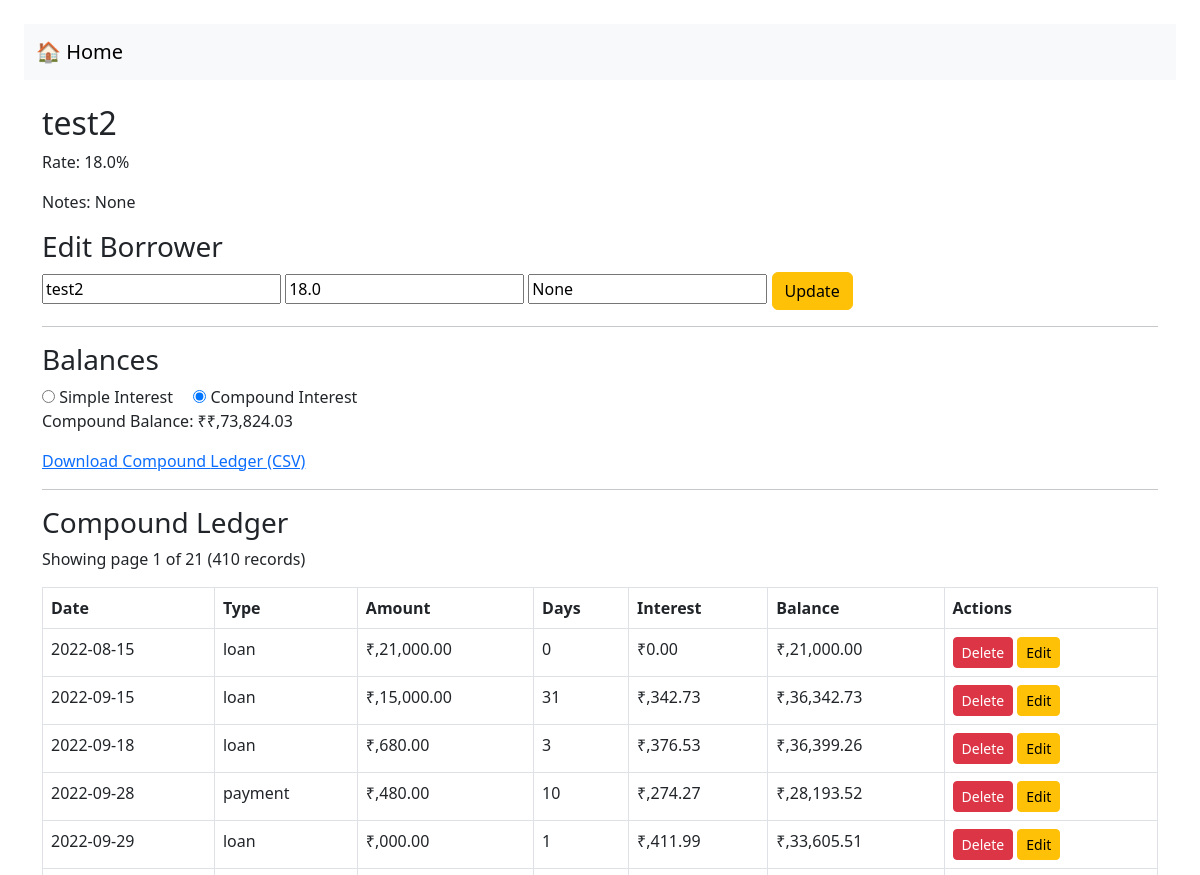
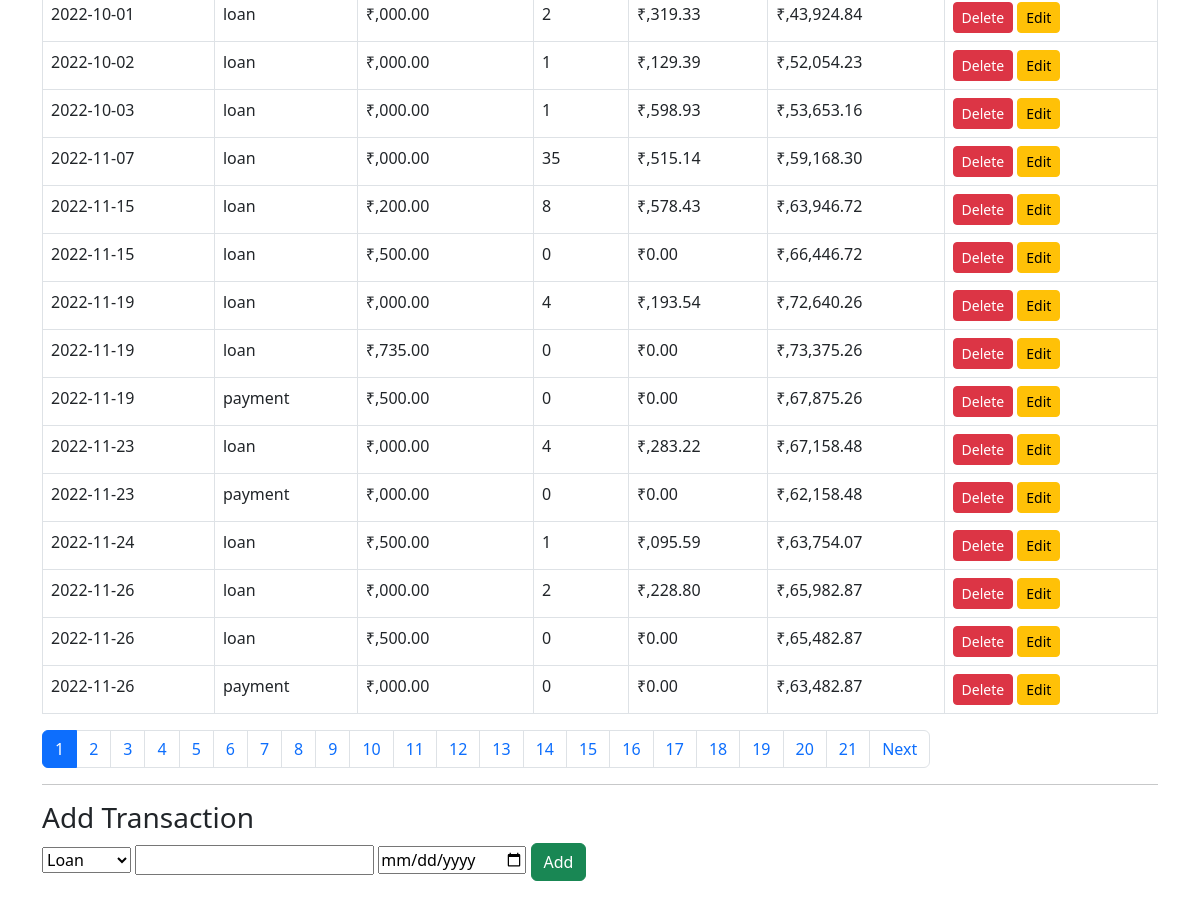
Page /borrower/1 on the committed database (2 pictures, top to bottom).
### models.py (models this page shows)
class Borrower(db.Model):
    id = db.Column(db.Integer, primary_key=True)
    name = db.Column(db.String(120), nullable=False)
    rate = db.Column(db.Float, default=12.0)  # annual % rate
    notes = db.Column(db.Text)
    preferred_mode = db.Column(db.String(20), default="simple")
    transactions = db.relationship("Transaction", backref="borrower", lazy=True)

class Transaction(db.Model):
    id = db.Column(db.Integer, primary_key=True)
    borrower_id = db.Column(db.Integer, db.ForeignKey("borrower.id"), nullable=False)
    type = db.Column(db.String(20), nullable=False)  # "loan" or "payment"
    amount = db.Column(db.Float, nullable=False)
    date = db.Column(db.DateTime, default=datetime.utcnow)

### app.py (the view)
@app.route("/borrower/<int:id>")
def borrower_detail(id):
    borrower = Borrower.query.get_or_404(id)
    mode = request.args.get("mode")
    if mode in ["simple", "compound"]:
        borrower.preferred_mode = mode
        db.session.commit()
    else:
        mode = borrower.preferred_mode or "simple"
    if mode == "compound":
        balance, ledger = calculate_running_compound_balance(borrower)
    else:
        balance, ledger = calculate_running_simple_balance(borrower)
    per_page = 20
    page = int(request.args.get("page", 1))
    total = len(ledger)
    total_pages = (total + per_page - 1) // per_page
    start = (page - 1) * per_page
    end = start + per_page
    ledger_display = ledger[start:end]
    return render_template(
        "borrower.html",
        borrower=borrower,
        mode=mode,
        balance=balance,
        ledger=ledger_display,
        page=page,
        total_pages=total_pages,
        total=total
    )

### app.py (called while the page is built)
def format_inr(value):
    try:
        value = float(value)
    except (ValueError, TypeError):
        return value
    s = str(int(value))
    last3 = s[-3:]
    rest = s[:-3]
    if rest != '':
        rest = ",".join([rest[i - 2:i] for i in range(len(rest) % 2, len(rest), 2)])
        s = rest + "," + last3
    else:
        s = last3
    decimals = f"{value:.2f}".split(".")[1]
    return f"₹{s}.{decimals}"

### templates/borrower.html (shortened to what this page needs)
{% extends "base.html" %}
{% block content %}
<h2>{{ borrower.name }}</h2>
<p>Rate: {{ borrower.rate }}%</p>
<p>Notes: {{ borrower.notes }}</p>
<h3>Edit Borrower</h3>
<form method="post" action="{{ url_for('edit_borrower', id=borrower.id) }}">
  <input type="text" name="name" value="{{ borrower.name }}" required>
  <input type="number" name="rate" step="0.01" value="{{ borrower.rate }}" required>
  <input type="text" name="notes" value="{{ borrower.notes }}">
  <button type="submit" class="btn btn-warning">Update</button>
</form>
<hr>
<h3>Balances</h3>
<form method="get" action="{{ url_for('borrower_detail', id=borrower.id) }}">
  <label class="me-3">
    <input type="radio" name="mode" value="simple" {% if mode == 'simple' %}checked{% endif %} onchange="this.form.submit()"> Simple Interest
  </label>
  <label>
    <input type="radio" name="mode" value="compound" {% if mode == 'compound' %}checked{% endif %} onchange="this.form.submit()"> Compound Interest
  </label>
</form>
<p>{{ mode|capitalize }} Balance: ₹{{ balance|inr }}</p>
<a href="{{ url_for('export_csv', id=borrower.id, mode=mode) }}">Download {{ mode|capitalize }} Ledger (CSV)</a>
<hr>
<h3>{{ mode|capitalize }} Ledger</h3>
<p>Showing page {{ page }} of {{ total_pages }} ({{ total }} records)</p>
<table class="table table-bordered">
  <tr>
    <th>Date</th><th>Type</th><th>Amount</th><th>Days</th><th>Interest</th><th>Balance</th><th>Actions</th>
  </tr>
  {% for row in ledger %}
  <tr>
    <td>{{ row.date }}</td>
    <td>{{ row.type }}</td>
    <td>{{ row.amount|inr }}</td>
    <td>{{ row.days }}</td>
    <td>{{ row.interest|inr }}</td>
    <td>{{ row.balance|inr }}</td>
    <td>
      {% if row.type != 'accrual' %}
      <form method="post" action="{{ url_for('delete_transaction', txn_id=row.id, borrower_id=borrower.id) }}" style="display:inline;">
        <button type="submit" class="btn btn-danger btn-sm" onclick="return confirm('Delete this transaction?');">Delete</button>
      </form>
      <button class="btn btn-warning btn-sm" data-bs-toggle="modal" data-bs-target="#editModal{{ row.id }}">Edit</button>
      {% endif %}
    </td>
  </tr>
  {% endfor %}
</table>
<nav>
  <ul class="pagination">
    {% for p in range(1, total_pages+1) %}
      <li class="page-item {% if p == page %}active{% endif %}">
        <a class="page-link" href="{{ url_for('borrower_detail', id=borrower.id, page=p, mode=mode) }}">{{ p }}</a>
      </li>
    {% endfor %}
    {% if page < total_pages %}
      <li class="page-item">
        <a class="page-link" href="{{ url_for('borrower_detail', id=borrower.id, page=page+1, mode=mode) }}">Next</a>
      </li>
    {% endif %}
  </ul>
</nav>
<hr>
<h3>Add Transaction</h3>
<form method="post" action="{{ url_for('add_transaction', id=borrower.id) }}">
  <select name="type">
    <option value="loan">Loan</option>
  </select>
  <input type="number" name="amount" step="0.01" required>
  <input type="date" name="date">
  <button type="submit" class="btn btn-success">Add</button>
</form>
{% endblock %}

### templates/base.html (shortened to what this page needs)
<!doctype html>
<html>
<head>
  <link rel="stylesheet" href="https://cdn.jsdelivr.net/npm/bootstrap@5.3.0/dist/css/bootstrap.min.css">
</head>
<body class="p-4">
  <nav class="navbar navbar-expand-lg navbar-light bg-light mb-4">
    <div class="container-fluid">
      <a class="navbar-brand" href="{{ url_for('dashboard') }}">🏠 Home</a>
    </div>
  </nav>
  <div class="container">
    {% block content %}{% endblock %}
  </div>
</body>
</html>

### rows in the picture
Borrower: name "test2", rate "18.0", notes "None", preferred_mode "☐ Simple Interest", preferred_mode "☑ Compound Interest", preferred_mode "Compound"
Transaction: date "2022-08-15", type "loan", amount|inr "₹,21,000.00", days "0", interest|inr "₹0.00", balance|inr "₹,21,000.00"
Transaction: date "2022-09-15", type "loan", amount|inr "₹,15,000.00", days "31", interest|inr "₹,342.73", balance|inr "₹,36,342.73"
Transaction: date "2022-09-18", type "loan", amount|inr "₹,680.00", days "3", interest|inr "₹,376.53", balance|inr "₹,36,399.26"
Transaction: date "2022-09-28", type "payment", amount|inr "₹,480.00", days "10", interest|inr "₹,274.27", balance|inr "₹,28,193.52"
Transaction: date "2022-09-29", type "loan", amount|inr "₹,000.00", days "1", interest|inr "₹,411.99", balance|inr "₹,33,605.51"
Transaction: date "2022-10-01", type "loan", amount|inr "₹,000.00", days "2", interest|inr "₹,319.33", balance|inr "₹,43,924.84"
Transaction: date "2022-10-02", type "loan", amount|inr "₹,000.00", days "1", interest|inr "₹,129.39", balance|inr "₹,52,054.23"
Transaction: date "2022-10-03", type "loan", amount|inr "₹,000.00", days "1", interest|inr "₹,598.93", balance|inr "₹,53,653.16"
Transaction: date "2022-11-07", type "loan", amount|inr "₹,000.00", days "35", interest|inr "₹,515.14", balance|inr "₹,59,168.30"
Transaction: date "2022-11-15", type "loan", amount|inr "₹,200.00", days "8", interest|inr "₹,578.43", balance|inr "₹,63,946.72"
Transaction: date "2022-11-15", type "loan", amount|inr "₹,500.00", days "0", interest|inr "₹0.00", balance|inr "₹,66,446.72"
Transaction: date "2022-11-19", type "loan", amount|inr "₹,000.00", days "4", interest|inr "₹,193.54", balance|inr "₹,72,640.26"
Transaction: date "2022-11-19", type "loan", amount|inr "₹,735.00", days "0", interest|inr "₹0.00", balance|inr "₹,73,375.26"
Transaction: date "2022-11-19", type "payment", amount|inr "₹,500.00", days "0", interest|inr "₹0.00", balance|inr "₹,67,875.26"
Transaction: date "2022-11-23", type "loan", amount|inr "₹,000.00", days "4", interest|inr "₹,283.22", balance|inr "₹,67,158.48"
Transaction: date "2022-11-23", type "payment", amount|inr "₹,000.00", days "0", interest|inr "₹0.00", balance|inr "₹,62,158.48"
Transaction: date "2022-11-24", type "loan", amount|inr "₹,500.00", days "1", interest|inr "₹,095.59", balance|inr "₹,63,754.07"
Transaction: date "2022-11-26", type "loan", amount|inr "₹,000.00", days "2", interest|inr "₹,228.80", balance|inr "₹,65,982.87"
Transaction: date "2022-11-26", type "loan", amount|inr "₹,500.00", days "0", interest|inr "₹0.00", balance|inr "₹,65,482.87"
Transaction: date "2022-11-26", type "payment", amount|inr "₹,000.00", days "0", interest|inr "₹0.00", balance|inr "₹,63,482.87"

### other values in the picture
{{ balance|inr }} "₹,73,824.03"
{{ page }} "1"
{{ total_pages }} "21"
{{ total }} "410"
{{ p }} "1" "2" "3" "4" "5" "6" "7" "8" "9" "10" "11" "12" "13" "14" "15" "16" "17" "18" "19" "20" "21"
